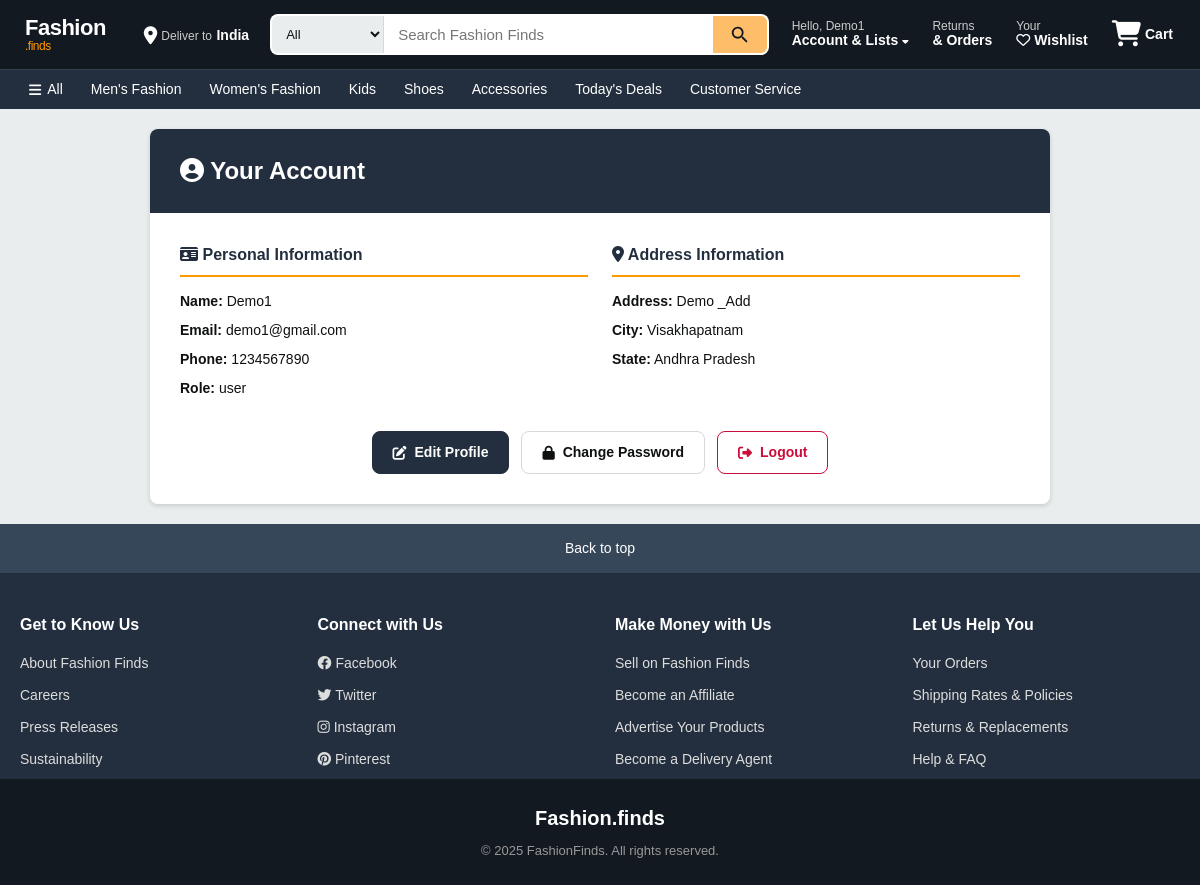
Before: /auth/account (signed in) with the older database file.
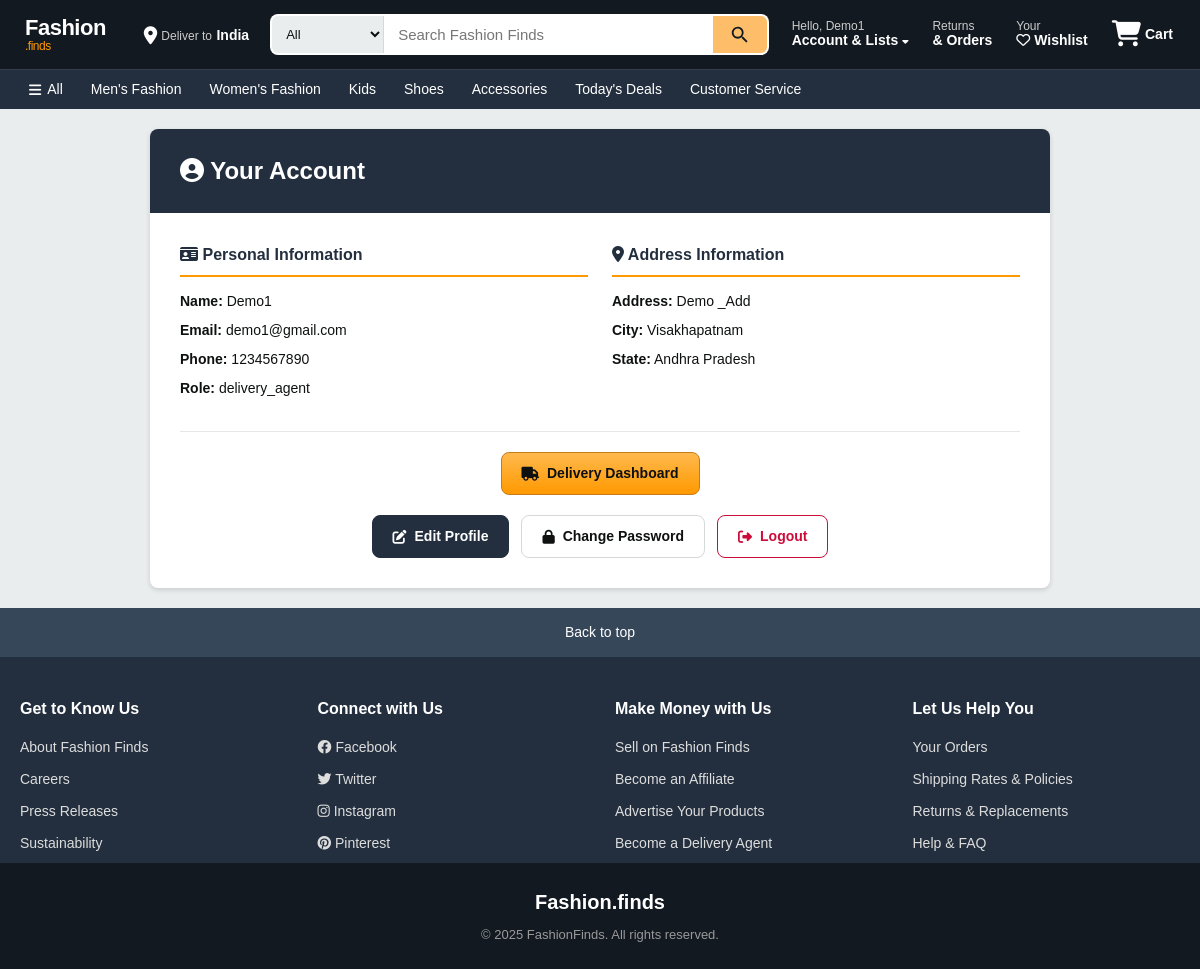
After: the same page with the newer database file.
### app/models.py (models this page shows, shortened)
class User(db.Model, UserMixin):
    __tablename__ = 'users'
    id = db.Column(db.Integer, primary_key=True)
    name = db.Column(db.String(100), nullable=False)
    phone = db.Column(db.String(15), nullable=False)
    email = db.Column(db.String(100), unique=True, nullable=False)
    password = db.Column(db.String(255), nullable=False)
    address = db.Column(db.Text, nullable=False)
    state = db.Column(db.String(50), nullable=False)
    city = db.Column(db.String(50), nullable=False)
    pincode = db.Column(db.String(10), nullable=False)
    reset_token = db.Column(db.String(255), nullable=True)
    reset_token_expiry = db.Column(db.DateTime, nullable=True)
    approved = db.Column(db.Boolean, default=False)
    role = db.Column(db.String(10), nullable=False)

### app/auth.py (the view)
@auth_bp.route("/account")
@login_required
def account():
    return render_template("account.html", user=current_user)

### app/templates/account.html (shortened to what this page needs)
{% extends 'base.html' %}
{% block content %}
<div class="account-container">
    <div class="account-card">
        <div class="account-header">
            <h3><i class="fas fa-user-circle"></i> Your Account</h3>
        </div>
        <div class="account-body">
            <div class="account-row">
                <div class="account-column">
                    <h5 class="account-subtitle"><i class="fas fa-id-card"></i> Personal Information</h5>
                    <div class="account-details">
                        <p><strong>Name:</strong> {{ current_user.name }}</p>
                        <p><strong>Email:</strong> {{ current_user.email }}</p>
                        <p><strong>Phone:</strong> {{ current_user.phone }}</p>
                        <p><strong>Role:</strong> {{ current_user.role }}</p>
                    </div>
                </div>
                <div class="account-column">
                    <h5 class="account-subtitle"><i class="fas fa-map-marker-alt"></i> Address Information</h5>
                    <div class="account-details">
                        <p><strong>Address:</strong> {{ current_user.address }}</p>
                        <p><strong>City:</strong> {{ current_user.city }}</p>
                        <p><strong>State:</strong> {{ current_user.state }}</p>
                    </div>
                </div>
            </div>
            {% if current_user.role == 'delivery_agent' and current_user.approved == 1 %}
            <div class="account-actions delivery-actions">
                <a href="{{ url_for('delivery.dashboard') }}" class="account-button account-button-delivery">
                    <i class="fas fa-truck"></i> Delivery Dashboard
                </a>
            </div>
            {% endif %}
            <div class="account-actions">
                <a href="{{ url_for('auth.update_profile') }}" class="account-button account-button-primary">
                    <i class="fas fa-edit"></i> Edit Profile
                </a>
                <a href="{{ url_for('auth.update_password') }}" class="account-button account-button-outline">
                    <i class="fas fa-lock"></i> Change Password
                </a>
                <a href="{{ url_for('auth.logout') }}" class="account-button account-button-danger">
                    <i class="fas fa-sign-out-alt"></i> Logout
                </a>
            </div>
        </div>
    </div>
</div>
{% endblock %}

### app/templates/navbar.html (shortened to what this page needs)
<div class="nav-container">
    <div class="navbar-top">
        <div class="logo">
            <a href="/">Fashion<span class="logo-accent">.finds</span></a>
        </div>
        <div class="deliver-to">
            <i class="fas fa-location-dot"></i>
            <div>
                <span class="deliver-label">Deliver to</span>
                <span class="deliver-value">India</span>
            </div>
        </div>
        <div class="nav-search">
            <form action="{{ url_for('views.search') }}" method="GET" class="search-bar">
                <select name="category" class="search-category">
                    <option value="">All</option>
                </select>
                <input type="text" name="query" class="search-input"
                       placeholder="Search Fashion Finds" required>
                <button type="submit" class="search-button">
                </button>
            </form>
        </div>
        <div class="nav-actions">
            <div class="dropdown">
                <a href="{{ url_for('auth.account') }}" class="nav-action-item">
                    <span class="nav-action-label">Hello, {% if current_user.is_authenticated %}{{ current_user.name }}{% else %}sign in{% endif %}</span>
                    <span class="nav-action-value">Account & Lists <i class="fas fa-caret-down nav-dropdown-arrow"></i></span>
                </a>
            </div>
            <a href="{{ url_for('views.my_orders') }}" class="nav-action-item">
                <span class="nav-action-label">Returns</span>
                <span class="nav-action-value">& Orders</span>
            </a>
            <a href="/wishlist" class="nav-action-item">
                <span class="nav-action-label">Your</span>
                <span class="nav-action-value"><i class="far fa-heart"></i> Wishlist</span>
            </a>
            <a href="/cart" class="nav-cart">
                <span class="cart-icon-wrap">
                    <i class="fas fa-shopping-cart"></i>
                </span>
                <span class="cart-label">Cart</span>
            </a>
        </div>
    </div>
    <div class="navbar-bottom">
        <div class="navbar-bottom-inner">
            <a href="/" class="nav-cat-link"><i class="fas fa-bars"></i> All</a>
            <a href="{{ url_for('views.products_by_category', category_name='Men') }}" class="nav-cat-link">Men's Fashion</a>
            <a href="{{ url_for('views.products_by_category', category_name='Women') }}" class="nav-cat-link">Women's Fashion</a>
            <a href="{{ url_for('views.products_by_category', category_name='Kids') }}" class="nav-cat-link">Kids</a>
            <a href="{{ url_for('views.products_by_category', category_name='Shoes') }}" class="nav-cat-link">Shoes</a>
            <a href="{{ url_for('views.products_by_category', category_name='Accessories') }}" class="nav-cat-link">Accessories</a>
            <a href="{{ url_for('views.search') }}?query=sale" class="nav-cat-link">Today's Deals</a>
            <a href="{{ url_for('views.contact') }}" class="nav-cat-link">Customer Service</a>
        </div>
    </div>
</div>

Changed rows visible on the page:
changed User "Demo1": role "user" → "delivery_agent"
Other visible differences:
text now shown: "Delivery Dashboard"
